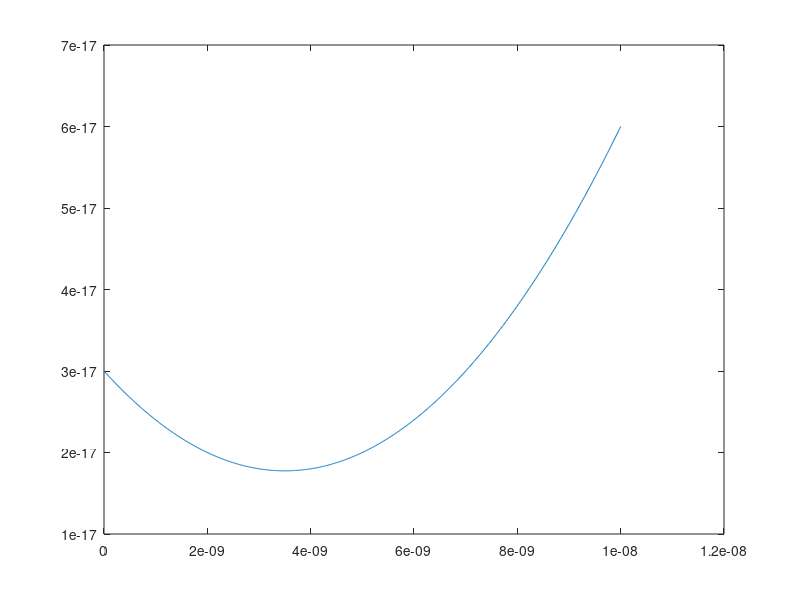

Reproduce this figure in MATLAB.
a= linspace(0,10e-9,1000);  %Imem
b=1.5e-9;   %Ith
c=20e-9;    %Iin
d=7e-9;     %Itau
equ=b*c+1*a.^2-a.*d;
figure(3)
plot(a,equ)